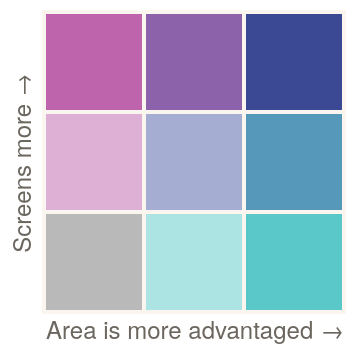

Source (Vega-Lite JSON):
### Vega-Lite specification from a JSON file in a GitHub repository (floating-point values rounded to 4 significant figures)
{"$schema": "https://vega.github.io/schema/vega-lite/v5.json", "width": 150, "height": 150, "data": {"values": [{"x": 1, "y": 1, "k": "1-1"}, {"x": 1, "y": 2, "k": "1-2"}, {"x": 1, "y": 3, "k": "1-3"}, {"x": 2, "y": 1, "k": "2-1"}, {"x": 2, "y": 2, "k": "2-2"}, {"x": 2, "y": 3, "k": "2-3"}, {"x": 3, "y": 1, "k": "3-1"}, {"x": 3, "y": 2, "k": "3-2"}, {"x": 3, "y": 3, "k": "3-3"}]}, "mark": {"type": "rect", "stroke": "#faf6ef", "strokeWidth": 2}, "encoding": {"x": {"field": "x", "type": "ordinal", "title": "Area is more advantaged →", "axis": {"labels": false, "ticks": false, "domain": false, "titleFontSize": 12}}, "y": {"field": "y", "type": "ordinal", "sort": "descending", "title": "Screens more →", "axis": {"labels": false, "ticks": false, "domain": false, "titleFontSize": 12}}, "color": {"field": "k", "type": "nominal", "scale": {"domain": ["1-1", "2-1", "3-1", "1-2", "2-2", "3-2", "1-3", "2-3", "3-3"], "range": ["#b9b9b9", "#ace4e4", "#5ac8c8", "#dfb0d6", "#a5add3", "#5698b9", "#be64ac", "#8c62aa", "#3b4994"]}, "legend": null}, "tooltip": [{"field": "k", "title": "Class"}]}, "config": {"background": null, "font": "Helvetica Neue, Helvetica, Arial, sans-serif", "view": {"stroke": null}, "axis": {"labelFont": "Helvetica Neue, Helvetica, Arial, sans-serif", "titleFont": "Helvetica Neue, Helvetica, Arial, sans-serif", "labelColor": "#6b665e", "titleColor": "#6b665e", "labelFontSize": 12, "titleFontSize": 12, "titleFontWeight": "normal", "gridColor": "#e7e1d6", "domainColor": "#b8b0a2", "tickColor": "#b8b0a2"}, "legend": {"labelFont": "Helvetica Neue, Helvetica, Arial, sans-serif", "titleFont": "Helvetica Neue, Helvetica, Arial, sans-serif", "labelColor": "#6b665e", "titleColor": "#6b665e", "labelFontSize": 12, "titleFontSize": 12, "titleFontWeight": "normal"}, "header": {"labelFont": "Helvetica Neue, Helvetica, Arial, sans-serif", "titleFont": "Helvetica Neue, Helvetica, Arial, sans-serif", "labelColor": "#2b2a28", "labelFontSize": 13, "labelFontWeight": "bold"}, "title": {"font": "Helvetica Neue, Helvetica, Arial, sans-serif", "color": "#2b2a28"}}}
